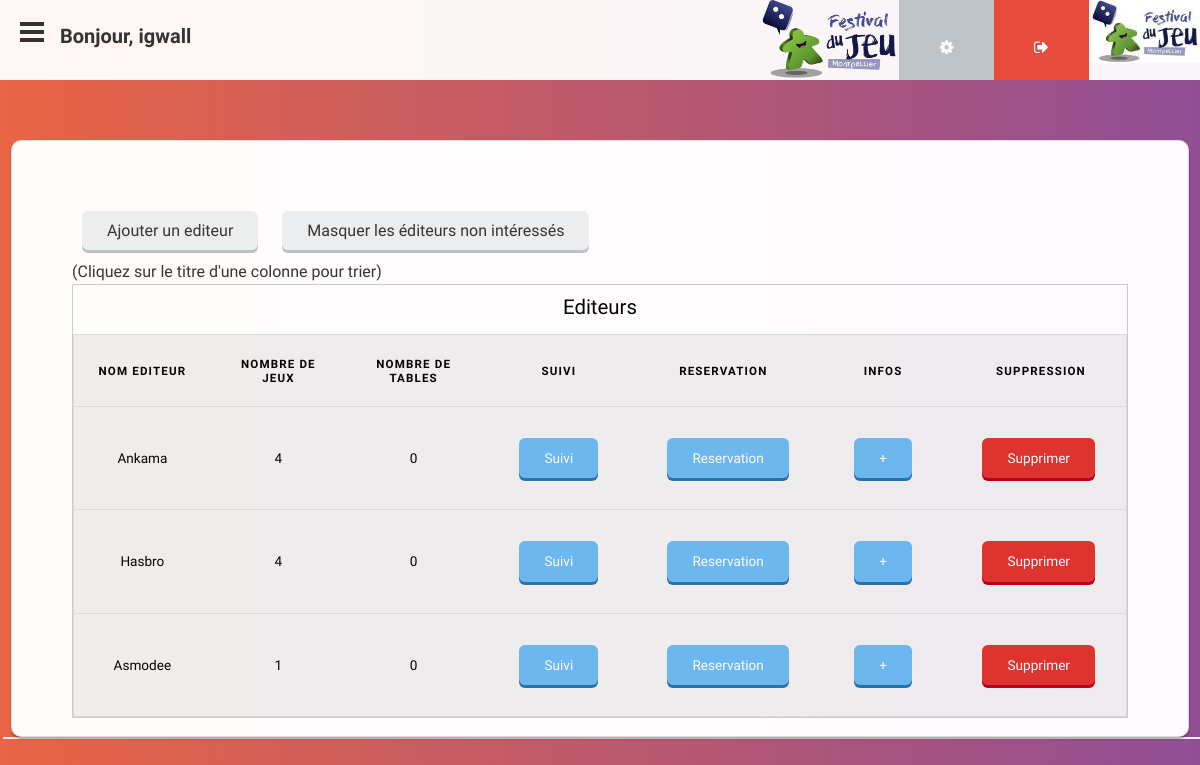
Screenshot of /index.php?controller=editeur&action=readAllEditeur (signed in) with the database file from the repository.
### tables this page shows
CREATE TABLE `editeur` (
  `numEditeur` smallint(2) NOT NULL,
  `nomEditeur` varchar(40) NOT NULL,
  `mailEditeur` varchar(40) NOT NULL,
  `telEditeur` varchar(10) NOT NULL,
  `siteEditeur` varchar(40) NOT NULL,
  `commentaire` varchar(300) NOT NULL
);

### controller/controllerEditeur.php (called while the page is built, shortened)
<?php
	require_once File::buildPath(array('model', 'modelEditeur.php'));
	class ControllerEditeur {
		public static function readAllEditeur() {
			$tab_edit = ModelEditeur::getAllEditeurs();
			require File::buildPath(array("view", "view.php"));
		}
	}
?>

### index.php (called while the page is built, shortened)
<?php
	require_once File::buildPath(array('controller', 'routeur.php'));
?>

### model/modelEditeur.php (called while the page is built, shortened)
<?php
class ModelEditeur {
	private $numEditeur;
	private $nomEditeur;
	public function getNumEditeur(){
		return $this->numEditeur;
	}
	public function getNomEditeur(){
		return $this->nomEditeur;
	}
	static public function getAllEditeurs() {
		try {
			$rep = Model::$pdo->query('SELECT * FROM editeur');
			$rep->setFetchMode(PDO::FETCH_CLASS, 'ModelEditeur');
			$tab_prod = $rep->fetchAll();
			return $tab_prod;
		} catch (PDOException $e) {
			echo('Error tout casse ( /!\ method getAllEditeurs() /!\ )');
		}
	}
}
?>

### model/modelSuivi.php (called while the page is built, shortened)
<?php
class ModelSuivi {
	static public function getNumSuiviByNumEditeur($numEditeur) {
		$sql = "SELECT numSuivi from suivi WHERE numEditeur=:num_editeur AND idFestival = :idFestival";
		try {
			$req_prep = Model::$pdo->prepare($sql);
			$values = array(
				"num_editeur" => $numEditeur,
				"idFestival" => $_SESSION['idFestival'],
			);
			$req_prep->execute($values);
			$req_prep->setFetchMode(PDO::FETCH_ASSOC);
			$result = $req_prep->fetch();
			$numSuivi = $result['numSuivi'];
		} catch (PDOException $e) {
			echo('Error tout casse ( /!\ method getSuiviByNum() /!\ )');
		}
		if (empty($numSuivi)) {
			return false;
		}
		return $numSuivi;
		}
	static public function getEditeurInteresseByNum($numEditeur) {
			$sql = "SELECT interesse from suivi WHERE suivi.numEditeur=:num_editeur";
			try {
				$req_prep = Model::$pdo->prepare($sql);
				$values = array(
					"num_editeur" => $numEditeur,
				);
				$req_prep->execute($values);
				$req_prep->setFetchMode(PDO::FETCH_ASSOC);
				$result = $req_prep->fetch();
				$interesse = $result['interesse'];
			} catch (PDOException $e) {
				echo('Error tout casse ( /!\ method getEditeurInteresseByNum() /!\ )');
			}
		return $interesse;
	}
}
?>

### model/modelAvoir.php (called while the page is built, shortened)
<?php
class ModelAvoir {
	static public function getAllJeuxByEditeur($numEditeur) {
		$sql = "SELECT * from avoir WHERE numEditeur=:num_editeur";
		try {
			$req_prep = Model::$pdo->prepare($sql);
			$values = array(
				"num_editeur" => $numEditeur,
			);
			$req_prep->execute($values);
			$req_prep->setFetchMode(PDO::FETCH_CLASS, 'ModelAvoir');
			$tab_prod = $req_prep->fetchAll();
		} catch (PDOException $e) {
			echo('Error tout casse ( /!\ method getAllJeuxByEditeur() /!\ )');
		}
		return $tab_prod;
	}
}
?>

### view/editeur/listeEditeur.php (the view, shortened to what this page needs)
<?php endif;
echo '<div class="infos">';
?>
<a class='edit-button' href="index.php?controller=editeur&action=addEditeur">Ajouter un editeur</a>
<a id="bouton_editeur" class='edit-button' href="#" onclick="cacheEditeurNonInteresse()">Masquer les éditeurs non intéressés</a>
<?php
if (isset($tab_edit) && isset($tab_edit[0])){
	echo "<table class='liste' id='table'>
  <caption>Editeurs</caption>
  <p>(Cliquez sur le titre d'une colonne pour trier)</p>
  <thead>
        <tr>
            <th onclick='sortTable(1)' scope='col'>Nom Editeur</th>
            <th onclick='sortTable(2)' scope='col'>Nombre de jeux</th>
            <th onclick='sortTable(3)' scope='col'>Nombre de tables</th>
            <th scope='col'>Suivi</th>
            <th scope='col'>Reservation</th>
            <th scope='col'>Infos</th>
						<th scope='col'>Suppression</th>
        </tr>
    </thead>
    <tbody>";
	foreach ($tab_edit as $editeur) {
		$numEditeur = htmlspecialchars($editeur->getNumEditeur());
    $interesse = ModelSuivi::getEditeurInteresseByNum($numEditeur);
		$nomEditeur = htmlspecialchars($editeur->getNomEditeur());
		$nbrjeux = ModelAvoir::getAllJeuxByEditeur($numEditeur);
    $numSuivi = ModelSuivi::getNumSuiviByNumEditeur($numEditeur);
    $nbrtables = 0;
		if(!$nbrjeux){
			$nbrjeux = 0;
		}else{
			$nbrjeux = count($nbrjeux);
		}
    if($interesse == 0){
      echo '<tr class="cache">';
    }else{
      echo "<tr>";
    }
               echo "<td data-label='nomEdit'> " . $nomEditeur . " </td>
                <td data-label='nbrJeux'> " . $nbrjeux ."</td>
                <td data-label='nbrJeux'> " . $nbrtables ."</td>
                <td><p><a class='edit-button-table' href='index.php?controller=suivi&action=readSuivi&numSuivi=" . rawurlencode($numSuivi) . "'> Suivi</a> </p></td>
                <td><p><a class='edit-button-table' href='index.php?controller=editeur&action=readEditeur&numEditeur=" . rawurlencode($numEditeur) . "'>Reservation</a></p></td>
                <td><p><a class='edit-button-table' href='index.php?controller=editeur&action=readEditeur&numEditeur=" . rawurlencode($numEditeur) . "'>+</a></p></td>
								<td><p><a class='edit-button-suppr' href='index.php?controller=editeur&action=delete&numEditeur=" . rawurlencode($numEditeur) . "'>Supprimer</a></p></td>
                </tr>";
	};
    echo"</tbody>
         </table>";
}else{
	echo"Vous n'avez pas d'éditeur :( ";
}
?>
<br>
<?php echo '</div>'
?>

### style.css (style rules this page uses)
html, body, div, span, h1, h2, h3, h4, h5, h6, p, ol, ul, li, form, label, legend, caption, aside, details, figcaption, figure, footer, header, hgroup, menu, nav, section, summary { margin: 0; padding: 0; border: 0; outline: 0; font-weight: inherit; font-style: inherit; font-size: 100%; font-family: inherit; vertical-align: baseline; }
a { font-family: "Ubuntu"; text-decoration: none; padding-bottom: 5px; color: #333; }
body { margin: auto; width: 100%; height: 100%; background: linear-gradient(to right, #e96443, #904e95); background-attachment: fixed; background-size: cover; box-shadow: 3px 2px #efefef; }
.infos { width: 88%; background: #fff; padding-right: 5%; padding-left: 5%; padding-top: 5%; opacity: 0.98; border-radius: 10px; margin: auto; margin-top: 5%; box-shadow: 0px 2px 2px rgba(0, 0, 0, 0.3); border: 1px solid rgba(0, 0, 0, .125); margin-bottom: 1%; }
.infos p { line-height: 150%; font-family: "Ubuntu"; color: #333; }
.edit-button { display: inline-block !important; background-color: #ecf0f1 !important; margin: 10px !important; padding-top: 10px !important; padding-bottom: 10px !important; padding-left: 25px !important; padding-right: 25px !important; border-radius: 6px !important; box-shadow: 0px 3px #bdc3c7 !important; }
.edit-button-table { display: inline-block; background-color: #6BB9F0; color: #fff; margin: 10px; padding-top: 10px; padding-bottom: 10px; padding-left: 25px; padding-right: 25px; border-radius: 6px; box-shadow: 0px 3px #2574A9; }
.edit-button-suppr { float: right; background-color: #E1332D; margin: 10px; padding-top: 10px; padding-bottom: 10px; padding-left: 25px; padding-right: 25px; border-radius: 6px; color: #fff; box-shadow: 0px 3px #b8001b; }
.liste { font-family: 'Ubuntu'; border: 1px solid #ccc; border-collapse: collapse; margin: 0; padding: 0; width: 100%; table-layout: fixed; }
.liste caption { font-family: inherit; font-size: 1.5em; margin: .5em 0 .75em; }
.liste tr { font-family: inherit; background: #efefef; border: 1px solid #ddd; padding: .35em; }
.liste th, .liste td { font-family: inherit; padding: 2%; text-align: center !important; }
.liste th { font-family: inherit; font-size: .85em; letter-spacing: .1em; text-transform: uppercase; }
@media only screen
and (min-device-width : 320px)
and (max-device-width : 1024px) { .liste { font-size: 85%; table-layout: fixed; display: block; width: auto!important; } }
@media only screen
and (min-device-width : 320px)
and (max-device-width : 1024px) { .liste td { width: 200px; table-layout: fixed; } }

### rows the page displays
editeur: nomEditeur "Ankama", nbrjeux "4", nbrtables "0"
editeur: nomEditeur "Hasbro", nbrjeux "4", nbrtables "0"
editeur: nomEditeur "Asmodee", nbrjeux "1", nbrtables "0"

### other values shown
$_SESSION['login'] "igwall"
